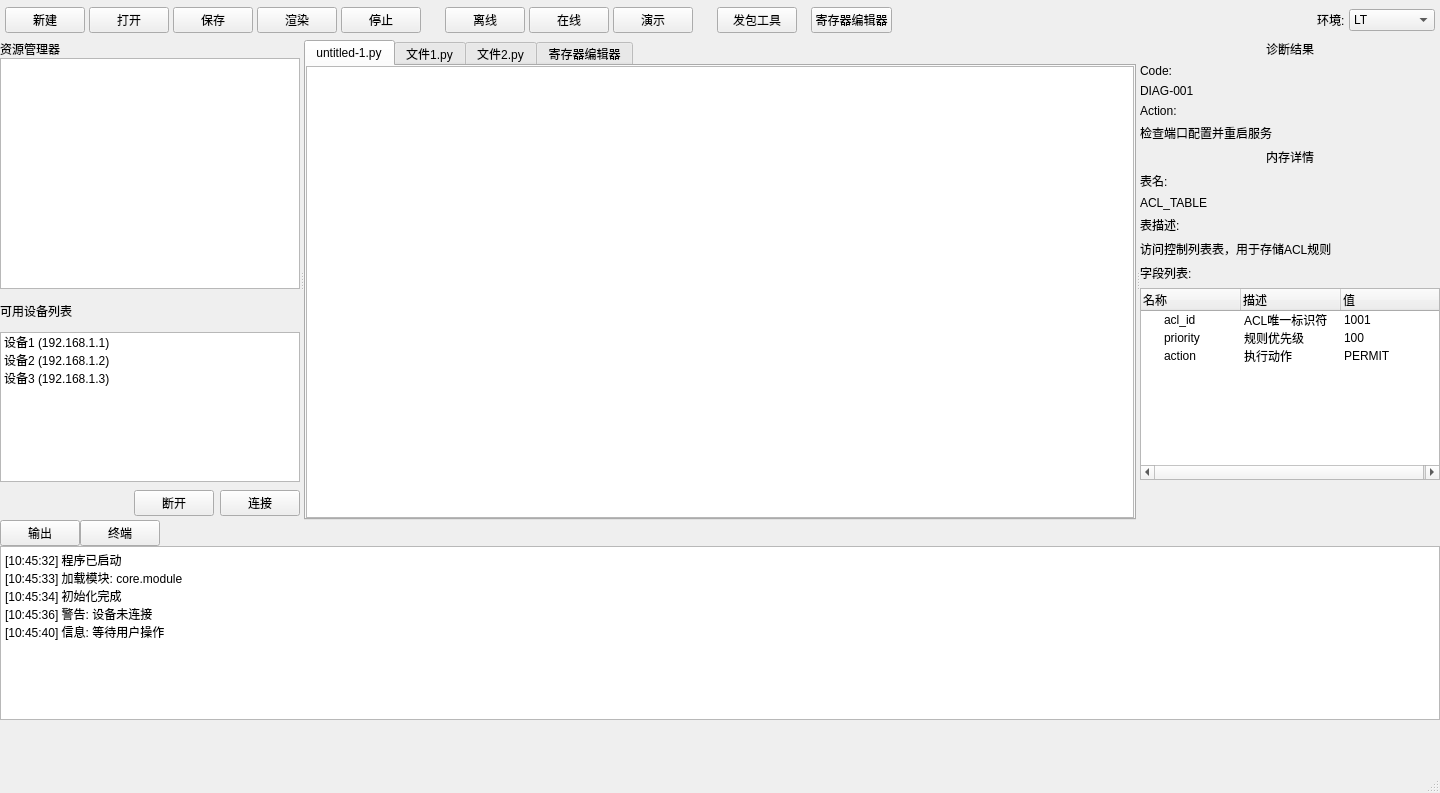
<?xml version="1.0" encoding="UTF-8"?>
<ui version="4.0">
 <class>MainWindow</class>
 <widget class="QMainWindow" name="MainWindow">
  <property name="geometry">
   <rect>
    <x>0</x>
    <y>0</y>
    <width>1440</width>
    <height>793</height>
   </rect>
  </property>
  <property name="windowTitle">
   <string>Pkjviz</string>
  </property>
  <widget class="QWidget" name="centralwidget">
   <layout class="QVBoxLayout" name="verticalLayout">
    <property name="spacing">
     <number>0</number>
    </property>
    <property name="leftMargin">
     <number>0</number>
    </property>
    <property name="topMargin">
     <number>0</number>
    </property>
    <property name="rightMargin">
     <number>0</number>
    </property>
    <property name="bottomMargin">
     <number>0</number>
    </property>
    <item>
     <widget class="QWidget" name="toolBarWidget" native="true">
      <property name="minimumSize">
       <size>
        <width>0</width>
        <height>40</height>
       </size>
      </property>
      <property name="maximumSize">
       <size>
        <width>16777215</width>
        <height>40</height>
       </size>
      </property>
      <layout class="QHBoxLayout" name="horizontalLayout">
       <property name="spacing">
        <number>4</number>
       </property>
       <property name="leftMargin">
        <number>5</number>
       </property>
       <property name="topMargin">
        <number>5</number>
       </property>
       <property name="rightMargin">
        <number>5</number>
       </property>
       <property name="bottomMargin">
        <number>5</number>
       </property>
       <item>
        <widget class="QPushButton" name="newButton">
         <property name="text">
          <string>新建</string>
         </property>
        </widget>
       </item>
       <item>
        <widget class="QPushButton" name="openButton">
         <property name="text">
          <string>打开</string>
         </property>
        </widget>
       </item>
       <item>
        <widget class="QPushButton" name="saveButton">
         <property name="text">
          <string>保存</string>
         </property>
        </widget>
       </item>
       <item>
        <widget class="QPushButton" name="runButton">
         <property name="text">
          <string>渲染</string>
         </property>
        </widget>
       </item>
       <item>
        <widget class="QPushButton" name="stopButton">
         <property name="text">
          <string>停止</string>
         </property>
        </widget>
       </item>
       <item>
        <spacer name="horizontalSpacer">
         <property name="orientation">
          <enum>Qt::Horizontal</enum>
         </property>
         <property name="sizeType">
          <enum>QSizePolicy::Fixed</enum>
         </property>
         <property name="sizeHint" stdset="0">
          <size>
           <width>20</width>
           <height>20</height>
          </size>
         </property>
        </spacer>
       </item>
       <item>
        <widget class="QPushButton" name="offlineButton">
         <property name="text">
          <string>离线</string>
         </property>
        </widget>
       </item>
       <item>
        <widget class="QPushButton" name="onlineButton">
         <property name="text">
          <string>在线</string>
         </property>
        </widget>
       </item>
       <item>
        <widget class="QPushButton" name="displayButton">
         <property name="text">
          <string>演示</string>
         </property>
        </widget>
       </item>
       <item>
        <spacer name="horizontalSpacer_2">
         <property name="orientation">
          <enum>Qt::Horizontal</enum>
         </property>
         <property name="sizeType">
          <enum>QSizePolicy::Fixed</enum>
         </property>
         <property name="sizeHint" stdset="0">
          <size>
           <width>20</width>
           <height>20</height>
          </size>
         </property>
        </spacer>
       </item>
       <item>
        <widget class="QPushButton" name="packetToolButton">
         <property name="text">
          <string>发包工具</string>
         </property>
        </widget>
       </item>
       <item>
        <spacer name="horizontalSpacer_4">
         <property name="orientation">
          <enum>Qt::Horizontal</enum>
         </property>
         <property name="sizeType">
          <enum>QSizePolicy::Fixed</enum>
         </property>
         <property name="sizeHint" stdset="0">
          <size>
           <width>10</width>
           <height>20</height>
          </size>
         </property>
        </spacer>
       </item>
       <item>
        <widget class="QPushButton" name="registerEditorButton">
         <property name="text">
          <string>寄存器编辑器</string>
         </property>
        </widget>
       </item>
       <item>
        <spacer name="horizontalSpacer_3">
         <property name="orientation">
          <enum>Qt::Horizontal</enum>
         </property>
         <property name="sizeHint" stdset="0">
          <size>
           <width>40</width>
           <height>20</height>
          </size>
         </property>
        </spacer>
       </item>
       <item>
        <widget class="QLabel" name="envLabel">
         <property name="text">
          <string>环境:</string>
         </property>
        </widget>
       </item>
       <item>
        <widget class="QComboBox" name="envComboBox">
         <item>
          <property name="text">
           <string>LT</string>
          </property>
         </item>
         <item>
          <property name="text">
           <string>NB-Cosim</string>
          </property>
         </item>
         <item>
          <property name="text">
           <string>NB-SDK</string>
          </property>
         </item>
        </widget>
       </item>
      </layout>
     </widget>
    </item>
    <item>
     <widget class="QSplitter" name="mainSplitter">
      <property name="orientation">
       <enum>Qt::Horizontal</enum>
      </property>
      <widget class="QWidget" name="fileExplorerWidget" native="true">
       <property name="minimumSize">
        <size>
         <width>250</width>
         <height>0</height>
        </size>
       </property>
       <property name="maximumSize">
        <size>
         <width>300</width>
         <height>16777215</height>
        </size>
       </property>
       <layout class="QVBoxLayout" name="verticalLayout_2">
        <property name="spacing">
         <number>0</number>
        </property>
        <property name="leftMargin">
         <number>0</number>
        </property>
        <property name="topMargin">
         <number>0</number>
        </property>
        <property name="rightMargin">
         <number>0</number>
        </property>
        <property name="bottomMargin">
         <number>0</number>
        </property>
        <item>
         <widget class="QLabel" name="fileExplorerLabel">
          <property name="text">
           <string>资源管理器</string>
          </property>
         </widget>
        </item>
        <item>
         <widget class="QTreeView" name="fileExplorerTreeView"/>
        </item>
        <item>
         <widget class="QWidget" name="deviceListWidget" native="true">
          <property name="minimumSize">
           <size>
            <width>0</width>
            <height>200</height>
           </size>
          </property>
          <layout class="QVBoxLayout" name="verticalLayout_8">
           <property name="spacing">
            <number>4</number>
           </property>
           <property name="leftMargin">
            <number>0</number>
           </property>
           <property name="topMargin">
            <number>4</number>
           </property>
           <property name="rightMargin">
            <number>0</number>
           </property>
           <property name="bottomMargin">
            <number>0</number>
           </property>
           <item>
            <widget class="QLabel" name="deviceListLabel">
             <property name="text">
              <string>可用设备列表</string>
             </property>
            </widget>
           </item>
           <item>
            <widget class="QListWidget" name="deviceListView">
             <property name="maximumSize">
              <size>
               <width>16777215</width>
               <height>150</height>
              </size>
             </property>
             <item>
              <property name="text">
               <string>设备1 (192.168.1.1)</string>
              </property>
             </item>
             <item>
              <property name="text">
               <string>设备2 (192.168.1.2)</string>
              </property>
             </item>
             <item>
              <property name="text">
               <string>设备3 (192.168.1.3)</string>
              </property>
             </item>
            </widget>
           </item>
           <item>
            <widget class="QWidget" name="deviceToolsWidget" native="true">
             <layout class="QHBoxLayout" name="horizontalLayout_3">
              <property name="leftMargin">
               <number>0</number>
              </property>
              <property name="topMargin">
               <number>0</number>
              </property>
              <property name="rightMargin">
               <number>0</number>
              </property>
              <property name="bottomMargin">
               <number>0</number>
              </property>
              <item>
               <widget class="QLabel" name="selectedDeviceLabel">
                <property name="text">
                 <string/>
                </property>
               </widget>
              </item>
              <item>
               <spacer name="horizontalSpacer_5">
                <property name="orientation">
                 <enum>Qt::Horizontal</enum>
                </property>
                <property name="sizeHint" stdset="0">
                 <size>
                  <width>40</width>
                  <height>20</height>
                 </size>
                </property>
               </spacer>
              </item>
              <item>
               <widget class="QPushButton" name="refreshButton">
                <property name="text">
                 <string>断开</string>
                </property>
               </widget>
              </item>
              <item>
               <widget class="QPushButton" name="sendPacketButton">
                <property name="text">
                 <string>连接</string>
                </property>
               </widget>
              </item>
             </layout>
            </widget>
           </item>
          </layout>
         </widget>
        </item>
       </layout>
      </widget>
      <widget class="QSplitter" name="editorSplitter">
       <property name="orientation">
        <enum>Qt::Vertical</enum>
       </property>
       <widget class="QTabWidget" name="editorTabWidget">
        <property name="currentIndex">
         <number>0</number>
        </property>
        <widget class="QWidget" name="tab">
         <attribute name="title">
          <string>untitled-1.py</string>
         </attribute>
         <layout class="QVBoxLayout" name="verticalLayout_3">
          <property name="spacing">
           <number>0</number>
          </property>
          <property name="leftMargin">
           <number>0</number>
          </property>
          <property name="topMargin">
           <number>0</number>
          </property>
          <property name="rightMargin">
           <number>0</number>
          </property>
          <property name="bottomMargin">
           <number>0</number>
          </property>
          <item>
           <widget class="QTextEdit" name="codeEditor"/>
          </item>
         </layout>
        </widget>
        <widget class="QWidget" name="tab_2">
         <attribute name="title">
          <string>文件1.py</string>
         </attribute>
        </widget>
        <widget class="QWidget" name="tab_3">
         <attribute name="title">
          <string>文件2.py</string>
         </attribute>
        </widget>
        <widget class="QWidget" name="registerEditorTab">
         <attribute name="title">
          <string>寄存器编辑器</string>
         </attribute>
        </widget>
       </widget>
      </widget>
      <widget class="QWidget" name="diagnosticsWidget" native="true">
       <property name="minimumSize">
        <size>
         <width>250</width>
         <height>0</height>
        </size>
       </property>
       <property name="maximumSize">
        <size>
         <width>300</width>
         <height>16777215</height>
        </size>
       </property>
       <layout class="QVBoxLayout" name="verticalLayout_6">
        <item>
         <widget class="QLabel" name="diagnosticsLabel">
          <property name="text">
           <string>诊断结果</string>
          </property>
          <property name="alignment">
           <set>Qt::AlignCenter</set>
          </property>
         </widget>
        </item>
        <item>
         <widget class="QLabel" name="codeLabel">
          <property name="text">
           <string>Code:</string>
          </property>
         </widget>
        </item>
        <item>
         <widget class="QLabel" name="diagCodeLabel">
          <property name="text">
           <string>DIAG-001</string>
          </property>
         </widget>
        </item>
        <item>
         <widget class="QLabel" name="actionLabel">
          <property name="text">
           <string>Action:</string>
          </property>
         </widget>
        </item>
        <item>
         <widget class="QLabel" name="diagActionLabel">
          <property name="text">
           <string>检查端口配置并重启服务</string>
          </property>
         </widget>
        </item>
        <item>
         <widget class="QLabel" name="contentLabel">
          <property name="text">
           <string>&lt;html&gt;&lt;head/&gt;&lt;body&gt;&lt;p align=&quot;center&quot;&gt;内存详情&lt;/p&gt;&lt;/body&gt;&lt;/html&gt;</string>
          </property>
         </widget>
        </item>
        <item>
         <widget class="QLabel" name="tableLabel">
          <property name="text">
           <string>表名:</string>
          </property>
         </widget>
        </item>
        <item>
         <widget class="QLabel" name="tableNameLabel">
          <property name="text">
           <string>ACL_TABLE</string>
          </property>
         </widget>
        </item>
        <item>
         <widget class="QLabel" name="tableDescLabel">
          <property name="text">
           <string>表描述:</string>
          </property>
         </widget>
        </item>
        <item>
         <widget class="QLabel" name="tableDescContentLabel">
          <property name="text">
           <string>访问控制列表表，用于存储ACL规则</string>
          </property>
         </widget>
        </item>
        <item>
         <widget class="QLabel" name="fieldLabel">
          <property name="text">
           <string>字段列表:</string>
          </property>
         </widget>
        </item>
        <item>
         <widget class="QTreeWidget" name="fieldTreeWidget">
          <property name="columnCount">
           <number>3</number>
          </property>
          <column>
           <property name="text">
            <string>名称</string>
           </property>
          </column>
          <column>
           <property name="text">
            <string>描述</string>
           </property>
          </column>
          <column>
           <property name="text">
            <string>值</string>
           </property>
          </column>
          <item>
           <property name="text">
            <string>acl_id</string>
           </property>
           <property name="text">
            <string>ACL唯一标识符</string>
           </property>
           <property name="text">
            <string>1001</string>
           </property>
          </item>
          <item>
           <property name="text">
            <string>priority</string>
           </property>
           <property name="text">
            <string>规则优先级</string>
           </property>
           <property name="text">
            <string>100</string>
           </property>
          </item>
          <item>
           <property name="text">
            <string>action</string>
           </property>
           <property name="text">
            <string>执行动作</string>
           </property>
           <property name="text">
            <string>PERMIT</string>
           </property>
          </item>
         </widget>
        </item>
        <item>
         <spacer name="verticalSpacer">
          <property name="orientation">
           <enum>Qt::Vertical</enum>
          </property>
          <property name="sizeHint" stdset="0">
           <size>
            <width>20</width>
            <height>40</height>
           </size>
          </property>
         </spacer>
        </item>
       </layout>
      </widget>
     </widget>
    </item>
    <item>
     <widget class="QWidget" name="consoleWidget" native="true">
      <property name="minimumSize">
       <size>
        <width>0</width>
        <height>100</height>
       </size>
      </property>
      <property name="maximumSize">
       <size>
        <width>16777215</width>
        <height>200</height>
       </size>
      </property>
      <layout class="QVBoxLayout" name="verticalLayout_7">
       <property name="spacing">
        <number>0</number>
       </property>
       <property name="leftMargin">
        <number>0</number>
       </property>
       <property name="topMargin">
        <number>0</number>
       </property>
       <property name="rightMargin">
        <number>0</number>
       </property>
       <property name="bottomMargin">
        <number>0</number>
       </property>
       <item>
        <layout class="QHBoxLayout" name="horizontalLayout_2">
         <item>
          <widget class="QPushButton" name="consoleButton">
           <property name="text">
            <string>输出</string>
           </property>
          </widget>
         </item>
         <item>
          <widget class="QPushButton" name="terminalButton">
           <property name="text">
            <string>终端</string>
           </property>
          </widget>
         </item>
         <item>
          <spacer name="horizontalSpacer_4">
           <property name="orientation">
            <enum>Qt::Horizontal</enum>
           </property>
           <property name="sizeHint" stdset="0">
            <size>
             <width>40</width>
             <height>20</height>
            </size>
           </property>
          </spacer>
         </item>
        </layout>
       </item>
       <item>
        <widget class="QTextEdit" name="consoleTextEdit">
         <property name="readOnly">
          <bool>true</bool>
         </property>
         <property name="html">
          <string>&lt;!DOCTYPE HTML PUBLIC &quot;-//W3C//DTD HTML 4.0//EN&quot; &quot;http://www.w3.org/TR/REC-html40/strict.dtd&quot;&gt;
&lt;html&gt;&lt;head&gt;&lt;meta name=&quot;qrichtext&quot; content=&quot;1&quot; /&gt;&lt;style type=&quot;text/css&quot;&gt;
p, li { white-space: pre-wrap; }
&lt;/style&gt;&lt;/head&gt;&lt;body style=&quot; font-family:'.AppleSystemUIFont'; font-size:13pt; font-weight:400; font-style:normal;&quot;&gt;
&lt;p style=&quot; margin-top:0px; margin-bottom:0px; margin-left:0px; margin-right:0px; -qt-block-indent:0; text-indent:0px;&quot;&gt;&lt;span style=&quot; font-family:'SimSun'; font-size:9pt;&quot;&gt;[10:45:32] 程序已启动&lt;/span&gt;&lt;/p&gt;
&lt;p style=&quot; margin-top:0px; margin-bottom:0px; margin-left:0px; margin-right:0px; -qt-block-indent:0; text-indent:0px;&quot;&gt;&lt;span style=&quot; font-family:'SimSun'; font-size:9pt;&quot;&gt;[10:45:33] 加载模块: core.module&lt;/span&gt;&lt;/p&gt;
&lt;p style=&quot; margin-top:0px; margin-bottom:0px; margin-left:0px; margin-right:0px; -qt-block-indent:0; text-indent:0px;&quot;&gt;&lt;span style=&quot; font-family:'SimSun'; font-size:9pt;&quot;&gt;[10:45:34] 初始化完成&lt;/span&gt;&lt;/p&gt;
&lt;p style=&quot; margin-top:0px; margin-bottom:0px; margin-left:0px; margin-right:0px; -qt-block-indent:0; text-indent:0px;&quot;&gt;&lt;span style=&quot; font-family:'SimSun'; font-size:9pt;&quot;&gt;[10:45:36] 警告: 设备未连接&lt;/span&gt;&lt;/p&gt;
&lt;p style=&quot; margin-top:0px; margin-bottom:0px; margin-left:0px; margin-right:0px; -qt-block-indent:0; text-indent:0px;&quot;&gt;&lt;span style=&quot; font-family:'SimSun'; font-size:9pt;&quot;&gt;[10:45:40] 信息: 等待用户操作&lt;/span&gt;&lt;/p&gt;&lt;/body&gt;&lt;/html&gt;</string>
         </property>
        </widget>
       </item>
      </layout>
     </widget>
    </item>
    <item>
     <widget class="QStatusBar" name="statusBar"/>
    </item>
   </layout>
  </widget>
 </widget>
 <resources/>
 <connections/>
</ui>
